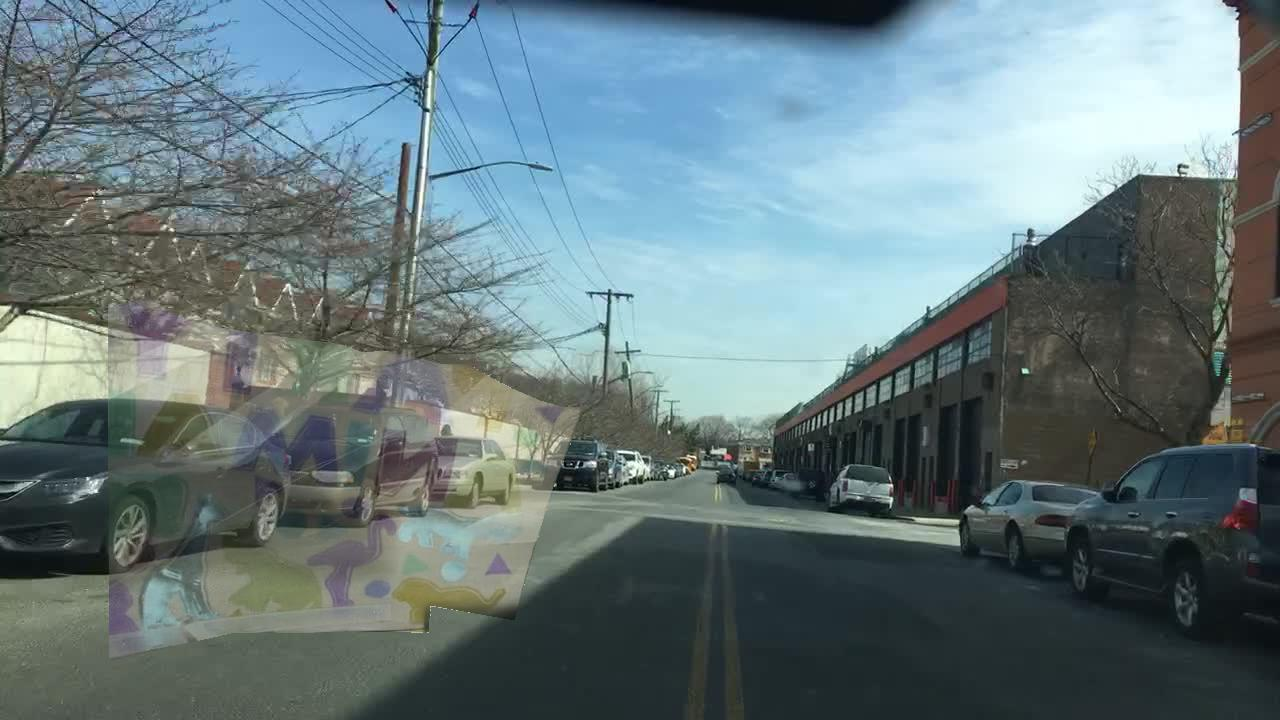
#> input picture utils/combined_image_transparency_adjusted.jpg, 1280 x 720 px, given as the content of the folder s10672/RealDatas2374/reflection_layer2374/day+night_2374jpg/, which was not available
$ python '真实车载图像边缘模糊.py'   (older library calls are emulated)
#> lines starting #> are read from the running program, lines starting #| are printed output that depends on the picture; pictures that were not available may be replaced by others from this repository, and a replacement may not be noted
from __future__ import division
import os, cv2
import numpy as np
import scipy.stats as st


# Adjust the paths according to your directory structure

train_r_path = "/home/boryant/download/ReflectionRemovalDatas10672/RealDatas2374/reflection_layer2374/day+night_2374jpg/"
train_r_blur_path = "/home/boryant/download/ReflectionRemovalDatas10672/RealDatas2374/reflection_layer2374/day+night_2374jpg_blur/"


IMG_EXTENSIONS = [
    '.jpg', '.JPG', '.jpeg', '.JPEG',
    '.png', '.PNG', '.ppm', '.PPM', '.bmp', '.BMP',
]


def is_image_file(filename):
#> further down, r_img is the input picture: shape (720, 1280, 3); mean B, G, R 124.9, 121.1, 102.7
    return any(filename.endswith(extension) for extension in IMG_EXTENSIONS)


def gkern(kernlen_x=1280, kernlen_y=720, nsig=1):
    """Returns a 2D Gaussian kernel array."""
    interval_x = (2 * nsig + 1.) / (kernlen_x)
    x = np.linspace(-nsig - interval_x / 2., nsig + interval_x / 2., kernlen_x + 1)
    kern1d_x = np.diff(st.norm.cdf(x))

    interval_y = (2 * nsig + 1.) / (kernlen_y)
    y = np.linspace(-nsig - interval_y / 2., nsig + interval_y / 2., kernlen_y + 1)
    kern1d_y = np.diff(st.norm.cdf(y))

    kernel_raw = np.sqrt(np.outer(kern1d_y, kern1d_x))
    kernel = kernel_raw / kernel_raw.sum()
    kernel = kernel / kernel.max()
    return kernel


def syn_data( r, train_r_blur, sigma, index):
    # 对透射层（t）和反射层（r）图像进行伽马校正，增加对比度，使得颜色更饱和

#> called with sigma = 3.23, index = 'adjusted'
    r = np.power(r, 2.2)
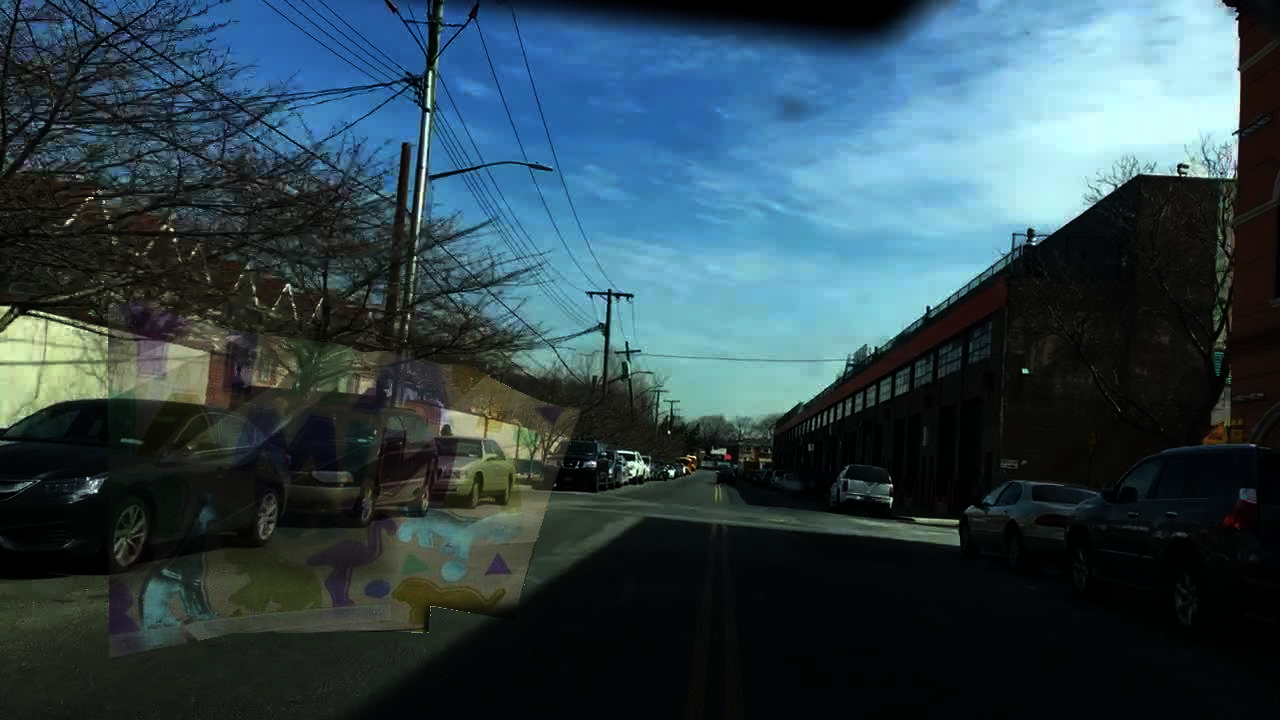
#> r: shape (720, 1280, 3) float32; mean of channels 0, 1, 2 0.304, 0.271, 0.189; drawn as B, G, R

    # 计算高斯核的大小
    sz = int(2 * np.ceil(2 * sigma) + 1)
    # np.ceil(x)  大于等于x的最小整数

    # 对反射层图像应用高斯模糊，模拟真实世界中反射的模糊效果
    r_blur = cv2.GaussianBlur(r, (sz, sz), sigma, sigma, 0)
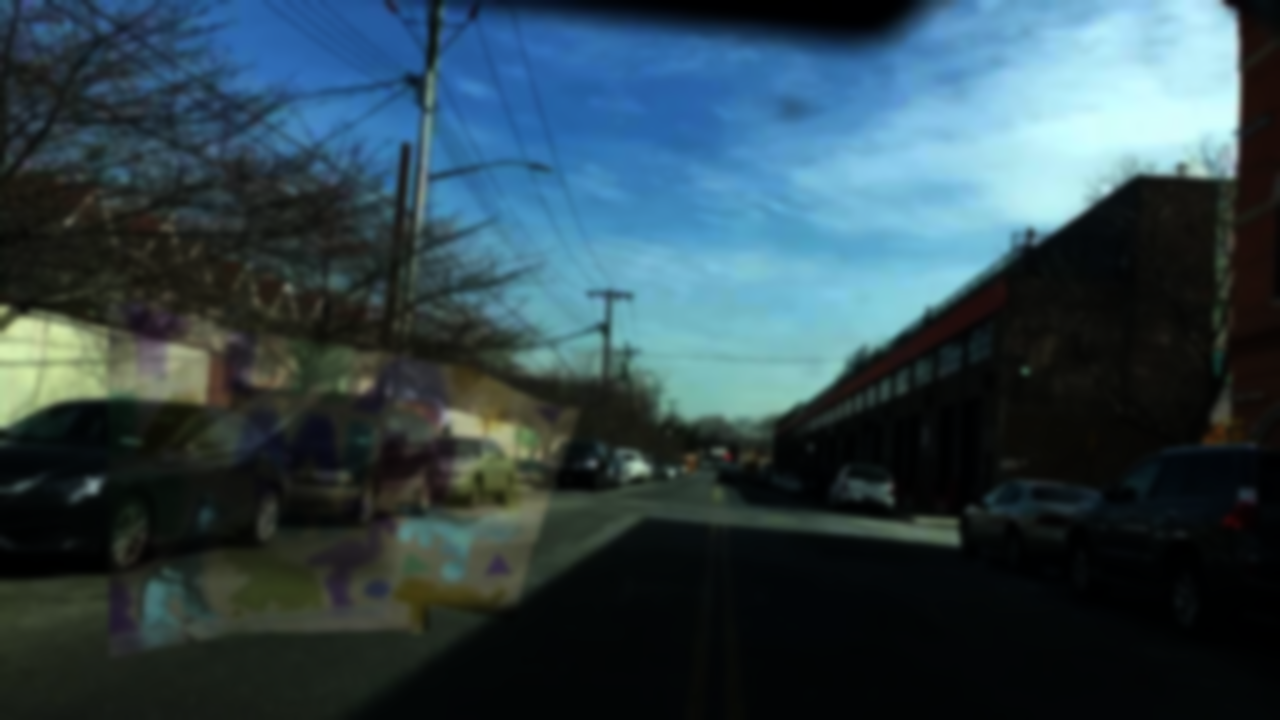
#> r_blur: shape (720, 1280, 3) float32; mean of channels 0, 1, 2 0.304, 0.271, 0.189; drawn as B, G, R
    # sz必须是奇数 sigma X Y方向上的高斯核标准偏差


    att = 1.08 + np.random.random() / 10.0

    # 通过对混合图像的每个颜色通道进行操作，调整亮度和对比度，以确保图像的亮度在合理范围内
    r_blur[r_blur >= 1] = 1
    r_blur[r_blur <= 0] = 0


    # 应用渐晕遮罩和透明度调整：
    # 创建一个局部渐晕遮罩（alpha1）和一个透明度因子（alpha2），并将其应用到混合图像上，增加了反射层的不均匀透明度。
    h, w = r_blur.shape[0: 2]
#> h = 720; w = 1280

    if 1280 - w - 10 > 0:
        neww = np.random.randint(0, 1280 - w - 10)
    else:
        neww = 0  # 或者其他合适的默认值
    if 720 - h - 10 > 0:
        newh = np.random.randint(0, 720 - h - 10)
    else:
        newh = 0
    # neww = np.random.randint(0, 1280 - w - 10)
    # newh = np.random.randint(0, 720 - h - 10)

    # create a vignetting mask
    # 创建一个渐晕遮罩，这个遮罩会被应用到反射层图像上，以模拟光线在图像边缘处的自然衰减效果

    g_mask = gkern(w, h, 3)
    g_mask = np.dstack((g_mask, g_mask, g_mask))

    alpha1 = g_mask[0: h, 0: w, :]

    r_blur = np.multiply(r_blur, alpha1)
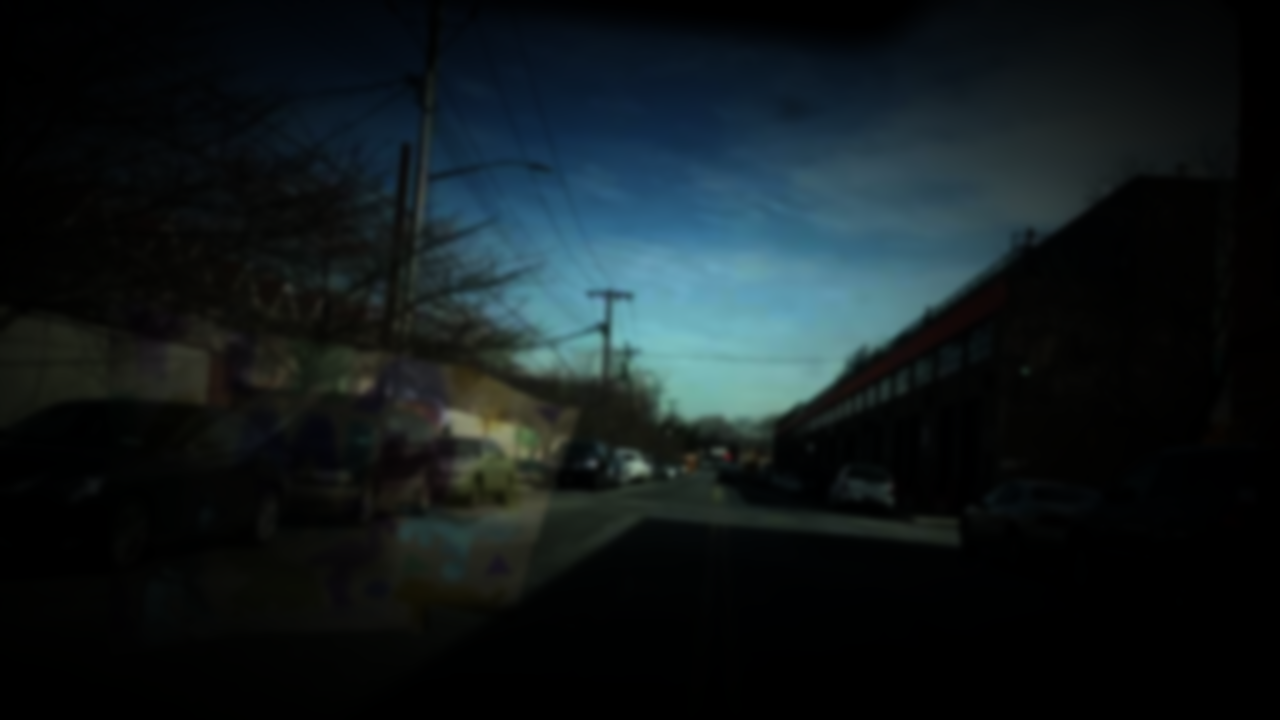
#> r_blur: shape (720, 1280, 3) float64; mean of channels 0, 1, 2 0.115, 0.105, 0.0717; drawn as B, G, R


    # 通过对反射层应用逆伽马校正，将图像的颜色空间恢复到原始状态
    r_blur = np.power(np.multiply(r_blur, alpha1), 1 / 2.2)
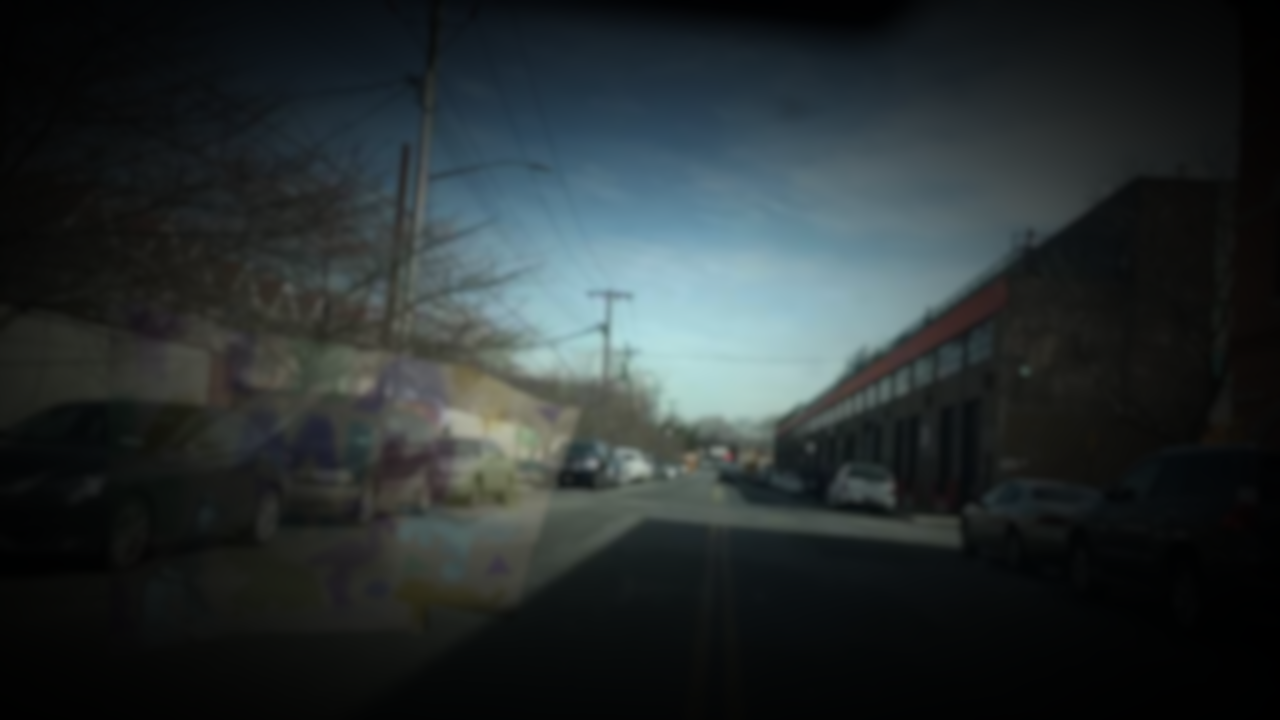
#> r_blur: shape (720, 1280, 3) float64; mean of channels 0, 1, 2 0.19, 0.187, 0.158; drawn as B, G, R

    cv2.imwrite(os.path.join(train_r_blur, "RealData_{}.jpg".format(str(index))),
                cv2.normalize(r_blur, None, 0, 255, cv2.NORM_MINMAX, cv2.CV_32F))
    print("saved reflection{}.jpg".format(str(index)))

    return r_blur


def prepare_data( train_r_path):

    r_images = [os.path.join(train_r_path, f) for f in os.listdir(train_r_path) if is_image_file(f)]
    return  r_images


if True:
    r_images_list = prepare_data(train_r_path)

    for r_path in r_images_list:

        r_img = cv2.imread(r_path, -1)
        image_index = r_path.split('/')[-1].split('.')[0].split('_')[-1]


        # Convert images to float and normalize
        r_img = np.float32(r_img) / 255.0

        # Randomly select sigma value for Gaussian blur
        k_sz = np.linspace(1, 5, 80)   # for synthetic images
        sigma = k_sz[np.random.randint(0, len(k_sz))]

        syn_data(r_img, train_r_blur_path, sigma, image_index)
